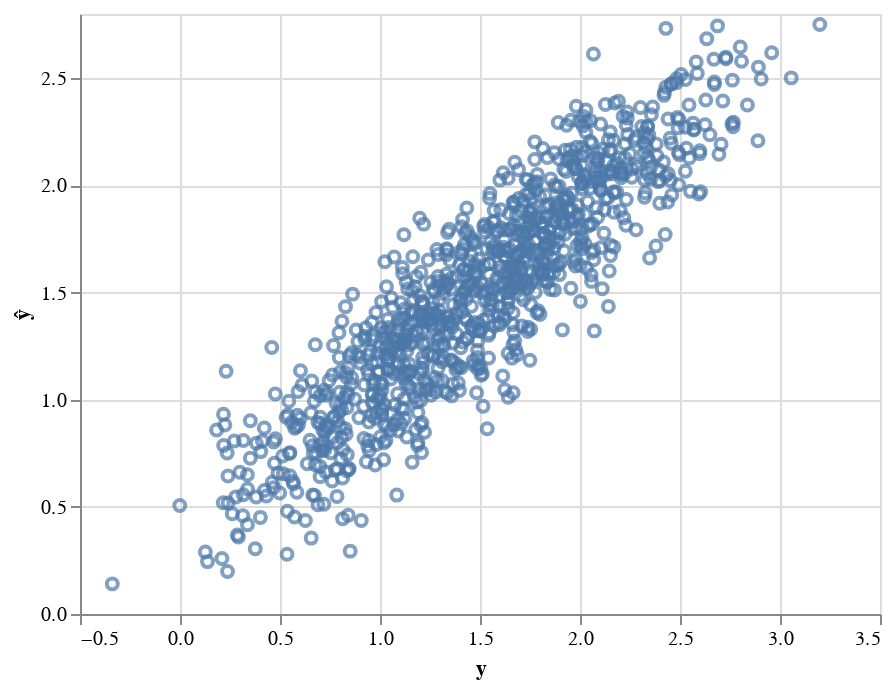

Notebook code for this chart:
### Markdown cell above
Finally, we can test out our generic gradient descent code:

### Code cell
θ = grad_descent(lin_reg_mse_loss, grad_lin_reg_mse_loss, np.random.rand(X.shape[1]+1))
m = LinearModel(α=θ[0], β=θ[1:])
ŷ = m.predict(X)

preds = pd.DataFrame({'y':y,'ŷ':ŷ})
alt.Chart(preds).mark_point().encode(x='y',y='ŷ')

### Figure 1 — Vega-Lite specification as saved in the notebook (floating-point values rounded to 4 significant figures; data arrays with more than 128 entries replaced by an {"elided": "..."} marker saying what was removed)
{"$schema": "https://vega.github.io/schema/vega-lite/v3.4.0.json", "config": {"mark": {"tooltip": null}, "view": {"height": 300, "width": 400}}, "data": {"name": "data-53f69a14acc59f09beb0ab054972f58f"}, "datasets": {"data-53f69a14acc59f09beb0ab054972f58f": {"elided": "1000 records"}}, "encoding": {"x": {"field": "y", "type": "quantitative"}, "y": {"field": "ŷ", "type": "quantitative"}}, "mark": "point"}
